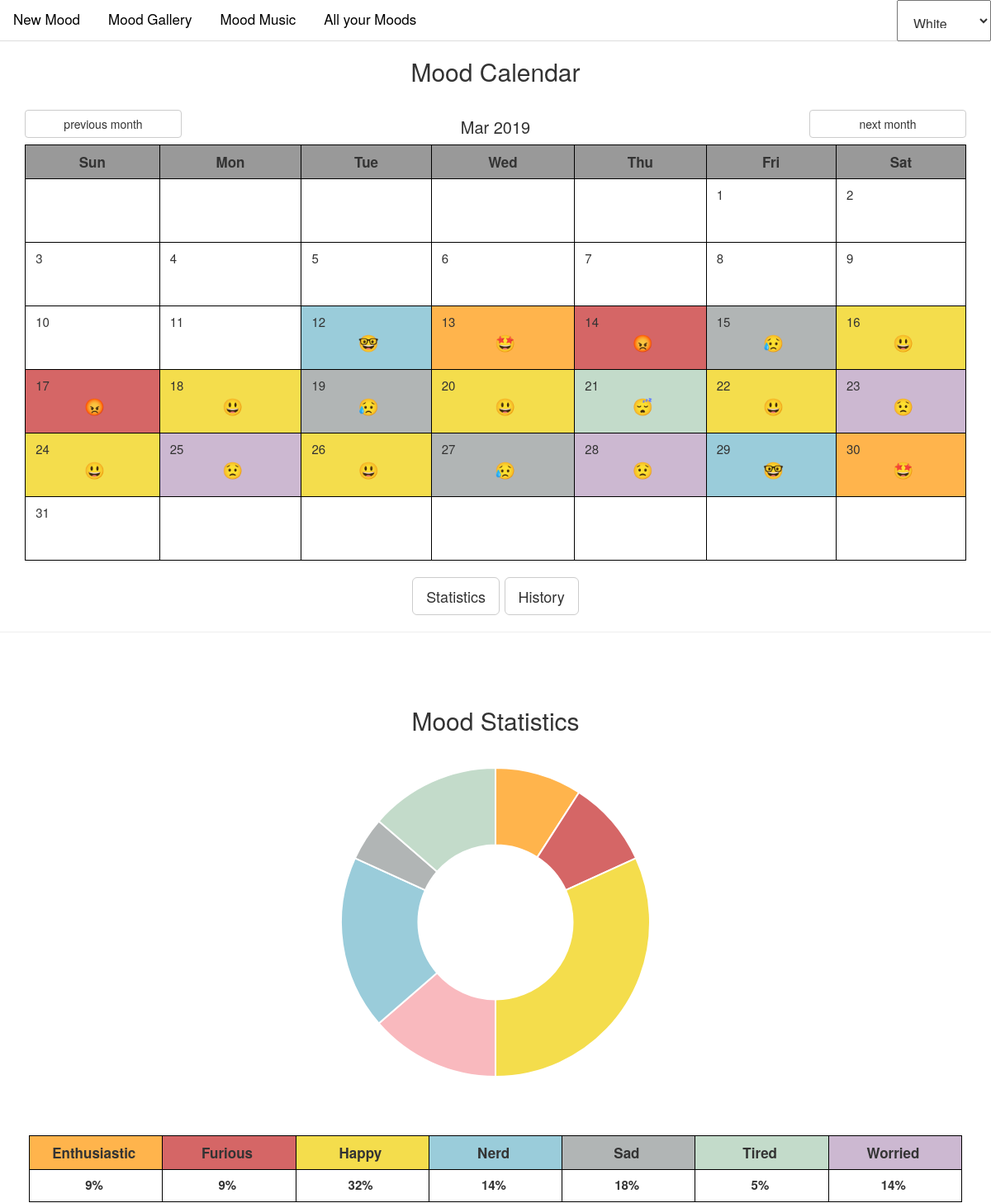
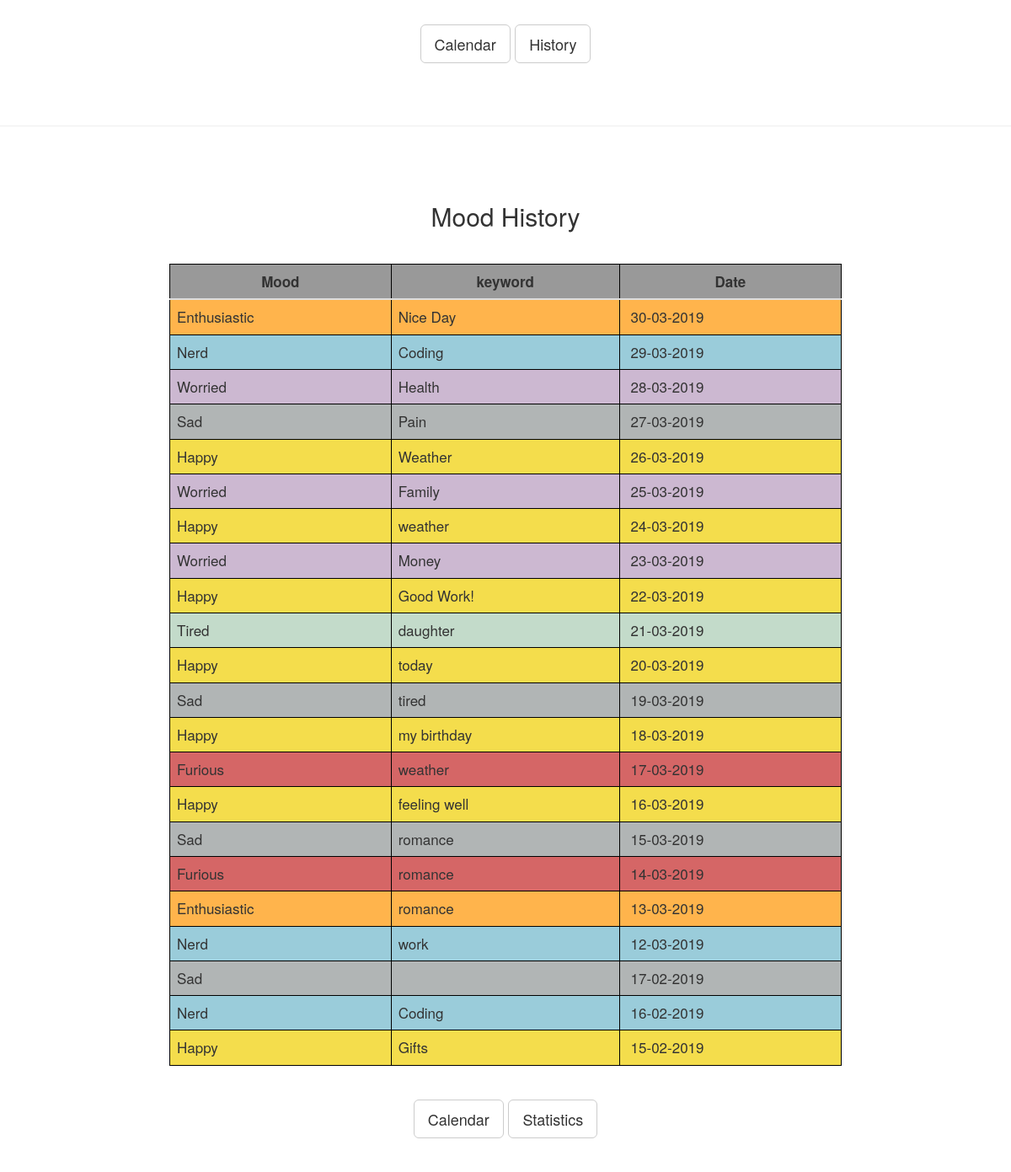
The app's page /mcalendar/ with its own data (2 pictures, top to bottom).
### tables this page shows
CREATE TABLE post (
    id INTEGER PRIMARY KEY AUTOINCREMENT , 
    created TIMESTAMP NOT NULL DEFAULT CURRENT_TIMESTAMP,
    mood TEXT NOT NULL,
    body TEXT NOT NULL
);

### __init__.py (the view)
    @app.route("/mcalendar/", defaults={'month':None, 'year':None},  methods=["GET", "POST"])
    @app.route("/mcalendar/<month>/<year>", methods=["GET", "POST"])
    def mcalendar(month, year):
        if month is None:
            month = datetime.date.today().month
        else:
            month=int(month)
        if year is None:
            year = datetime.date.today().year
        else:
            year=int(year)
        db = get_db()
        posts = db.execute(
            'SELECT id, mood, body, created'
            ' FROM post'
            ' ORDER BY created DESC'
        ).fetchall()
        cal = calendar.Calendar(6)
        today = datetime.date.today().day
        calmonth = cal.monthdatescalendar(year,month)
        previous_month, previous_year= previous_date(month, year)
        next_month, next_year= next_date(month, year)
        posts2 = db.execute(
            'SELECT mood, count(*)'
            ' FROM post'
            ' GROUP BY mood'
        ).fetchall()
        mood_labels = []
        count_mood = []
        for post in posts2:
           mood_labels.append(post['mood'])
           count_mood.append(post['count(*)'])
        total = sum(count_mood)
        return render_template(
            "mcalendar.html",
            posts=posts,
            mood_colour=mood_colour,
            calmonth = calmonth,
            month = month,
            today = today,
            year = year,
            find_mood_for_date = find_mood_for_date,
            mood_emoji = mood_emoji,
            mood_colour_cal=mood_colour_cal,
            previous_month=previous_month,
            previous_year=previous_year,
            next_month=next_month,
            next_year=next_year,
            month_converter=month_converter,
            mood_labels=mood_labels,
            count_mood=count_mood,
            average=average,
            total=total,
            )

### db.py (called while the page is built)
def get_db():
    if 'db' not in g:
        g.db = sqlite3.connect(
            current_app.config['DATABASE'],
            detect_types=sqlite3.PARSE_DECLTYPES
        )
        g.db.row_factory = sqlite3.Row
    return g.db

### templates/mcalendar.html (shortened to what this page needs)
{% extends "base.html" %}
{% block body %}
<div class='container' id="calendar">
    <h2 class="text-center">Mood Calendar</h2>
    <div>
        <a href= "{{ url_for('mcalendar', month=previous_month, year=previous_year) }}" class="btn btn-default col-sm-2" role="button">
                previous month
        </a>
        <h4 class="col-sm-8 center-text">{{ month_converter(month) }}  {{ year }}</h4>
        <a href= "{{ url_for('mcalendar', month=next_month, year=next_year) }}" class="btn btn-default col-sm-2" role="button">
                next month
        </a>
    </div>
    <table class="table calendar">
            <tr class="table_row">
                <th class="table_months">Sun</th>
                <th class="table_months">Mon</th>
                <th class="table_months">Tue</th>
                <th class="table_months">Wed</th>
                <th class="table_months">Thu</th>
                <th class="table_months">Fri</th>
                <th class="table_months">Sat</th>
            </tr>
            {% for calweek in calmonth %}
            <tr>
                {% for calday in calweek %}
                {% if calday.month == month %}
                    <td style="background-color: {{ mood_colour_cal(calday, posts) }}"> {{ (calday.day) }} <p class="center-text"> {{ mood_emoji(find_mood_for_date(calday, posts)) }}</p></td>
                {% else %}
                    <td>&nbsp;</td>
                {% endif %}
                {% endfor %}
            </tr>
            {% endfor %}
    </table>
        <div class="center-text">
            <a href= "#graph" class="btn btn-lg btn-default" role="button" >Statistics</a>
            <a href= "#history" class="btn btn-lg btn-default" role="button" >History</a>
        </div>
</div>
<hr>
<div class="container" >
    <div class="responsive">
        <div class="graph_container" id="graph" >
            <h2 class="text-center">Mood Statistics</h2>
            <canvas id="canvas" width="900" height="300"></canvas>
            <div class='table-responsive' >
                <table class="table" id="graph_table">
                    <tr class="table_row">
                        {% for item in mood_labels %}
                            <th class="table_labels" style="background-color: {{ mood_colour(item) }}">{{ item }} </th>
                        {% endfor %}
                    </tr>
                    <tr>
                        {% for items in count_mood %}
                        <th class="text-center">{{ average(items, total) }}% </th>
                        {% endfor %}
                    </tr>
                </table>
            </div>
            <div class="center-text graph_links">
                <a href= "#calendar" class="btn btn-lg btn-default" role="button" > Calendar</a>
                <a href= "#history" class="btn btn-lg btn-default" role="button" >History</a>
            </div>
        </div>
    </div>
</div>
<hr>
<div class="container" id='history'>
        <div class="responsive">
            <section>
                <h2 class="text-center">Mood History</h2>
                <table class="table post">
                    <tr >
                        <th class="table_months">Mood</th>
                        <th class="table_months">keyword</th>
                        <th class="table_months">Date</th>
                    </tr>
                   <tbody class="table_body">
                    {% for post in posts %}
                    <tr  style="background-color: {{ mood_colour(post['mood']) }} ">
                        <td class="table_history">{{ post['mood'] }}</td>
                        <td class="table_history">{{ post['body'] }} </td>
                        <td class="table_history"> {{ post['created'].strftime('%d-%m-%Y')  }}</td>
                    </tr>
                    {% endfor %}
                    </tbody>
                </table>
                <div class="center-text a-links">
                    <a href="#calendar" class="btn btn-lg btn-default" role="button" >Calendar</a>
                    <a href="#graph" class="btn btn-lg btn-default" role="button" >Statistics</a>
                </div>
            </section>
        </div>
</div>
<script>
    var config = {
    		type: 'doughnut',
    		data: {
    			datasets: [{
    					data: [
                			{% for item in count_mood  %}
                				"{{item}}"  ,
                			{% endfor %}
    						],
    					backgroundColor: [
                                    'rgb(255, 148, 0, 0.7)',//enthusiastic
									//'#efa123',
                                    'rgb(186, 0, 0, 0.6)',//furious
									//"#ba2112",
                                    'rgb(239, 207, 0, 0.7)',//happy
									//'#eada2c',
                                    'rgb(239, 81, 94, 0.4)', //love
    							    //'#f52394',
                                    'rgb(4, 128, 163, 0.4)',//nerd
									//'#1093b7',
                                    'rgb(62, 70, 71, 0.4)', //sad
									//'#567477',
                                    'rgb(57, 137, 79, 0.3)',//tired
   								    //"#39894f" ,
                                    'rgb(86, 20, 104, 0.3)',//worried
   								    //"#965ec4",
    						],
    					label: 'Dataset 1'
    					}],
    			labels: [
                         {% for item in mood_labels %}
                            "{{item}}"  ,
                         {% endfor %}
						]},
    			options: {
    				responsive: true,
    				legend: {
              display:false,
    					position: 'top',
						labels:{
							fontSize: 18,
							boxWidth: 20,
						}
    				},
    				title: {
    					display: false,
    					text: 'Mood Chart',
						fontSize: 30,
						padding: 20,
    				},
    				animation: {
    					animateScale: true,
    					animateRotate: true,
    				}
    			}
    		};
    		window.onload = function() {
    			var ctx = document.getElementById('canvas').getContext('2d');
    			window.myDoughnut = new Chart(ctx, config);
    		};
</script>
{% endblock %}

### templates/base.html (shortened to what this page needs)
<!doctype html>
<html lang="en">
<head>
<link rel="stylesheet" href="/static/bootstrap/css/bootstrap.min.css">
<link rel="stylesheet" href="{{ url_for('static', filename='css/style.css')}}">
</head>
<body id="shelf" class="white">
  <ul class="nav nav-tabs list-unstyled navbar-fixed-top">
      <li class="nav-item">
          <a class="nav-link"  href= "{{ url_for('new') }}">New Mood</a>
      </li>
       <li class="nav-item">
          <a class="nav-link"  href= "{{ url_for('gallery') }}">Mood Gallery</a>
      </li>
      <li class="nav-item">
          <a class="nav-link"  href= "{{ url_for('music') }}">Mood Music</a>
      </li>
      <li class="nav-item">
          <a class="nav-link"  href= "{{ url_for('mcalendar') }}">All your Moods</a>
      </li>
    <li class="navbar-text pull-right"  id="color_options">
        <select class="navbar-brand navbar-right" id="themes" name="ChangeBG">
          <option value="background-white" selected="selected">White</option>
        </select>
      </li>
  </ul>
{% block body %}{% endblock %}
  </body>
</html>

### static/css/style.css (style rules this page uses)
body { height: 100%; margin: 0; padding-top: 70px; font-family: "Helvetica Neue", Helvetica, Arial, sans-serif; }
.nav { background-color: white; font-size: 17px; }
.nav a { color: black; }
.navbar-brand { font-size: 16px; }
#color_options { margin-top: 0; font-size: 16px; }
p { font-weight: normal; font-size: 20px; }
table { background-color: #ffffff; }
table, th, td { border: 1px solid black; border-collapse: collapse; border-top: 1px solid black; font-size: 15px; white-space: pre; }
th, td { padding: 8px; }
th { text-align: left; }
#graph { padding-top: 70px; }
#history { padding-top: 70px; }
.graph_container { padding: 5px; height: 100vh; }
.graph_links { margin-bottom: 20px; }
.center-text { text-align: center; font-size: 20px; }
.table_months { background-color: #999999; border: 1px solid black !important; text-align: center; font-size: 17px; }
.table_labels { border: 1px solid black !important; text-align: center; padding: 2px; width: 12.5% !important; font-size: 17px; }
#canvas { margin: 40px 0; }
#graph_table { margin: 30px 0; }
h2 { margin-top: 0; }
.table.post { width:70%; margin: 0 auto; margin-top: 40px; margin-bottom: 40px; }
.table_history { font-size: 17px; }
.a-links { margin-bottom: 40px; }

### records on screen
post: mood "🤓", mood "Nerd", body "work", created "12-03-2019"
post: mood "🤩", mood "Enthusiastic", body "romance", created "13-03-2019"
post: mood "😡", mood "Furious", body "romance", created "14-03-2019"
post: mood "😥", mood "Sad", body "romance", created "15-03-2019"
post: mood "😃", mood "Happy", body "feeling well", created "16-03-2019"
post: mood "😡", mood "Furious", body "weather", created "17-03-2019"
post: mood "😃", mood "Happy", body "my birthday", created "18-03-2019"
post: mood "😥", mood "Sad", body "tired", created "19-03-2019"
post: mood "😃", mood "Happy", body "today", created "20-03-2019"
post: mood "😴", mood "Tired", body "daughter", created "21-03-2019"
post: mood "😃", mood "Happy", body "Good Work!", created "22-03-2019"
post: mood "😟", mood "Worried", body "Money", created "23-03-2019"
post: mood "😃", mood "Happy", body "weather", created "24-03-2019"
post: mood "😟", mood "Worried", body "Family", created "25-03-2019"
post: mood "😃", mood "Happy", body "Weather", created "26-03-2019"
post: mood "😥", mood "Sad", body "Pain", created "27-03-2019"
post: mood "😟", mood "Worried", body "Health", created "28-03-2019"
post: mood "🤓", mood "Nerd", body "Coding", created "29-03-2019"
post: mood "🤩", mood "Enthusiastic", body "Nice Day", created "30-03-2019"
post: mood "Sad", created "17-02-2019"
post: mood "Nerd", body "Coding", created "16-02-2019"
post: mood "Happy", body "Gifts", created "15-02-2019"

### other values on screen
{{ month_converter(month) }} "Mar"
{{ year }} "2019"
{{ (calday.day) }} "1" "2" "3" "4" "5" "6" "7" "8" "9" "10" "11" "12" "13" "14" "15" "16" "17" "18" "19" "20" "21" "22" "23" "24" "25" "26" "27" "28" "29" "30" "31"
{{ item }} "Enthusiastic" "Furious" "Happy" "Nerd" "Sad" "Tired" "Worried"
{{ average(items, total) }} "9" "9" "32" "14" "18" "5" "14"
chart data {{ item }} 2, 2, 7, 3, 4, 1, 3
